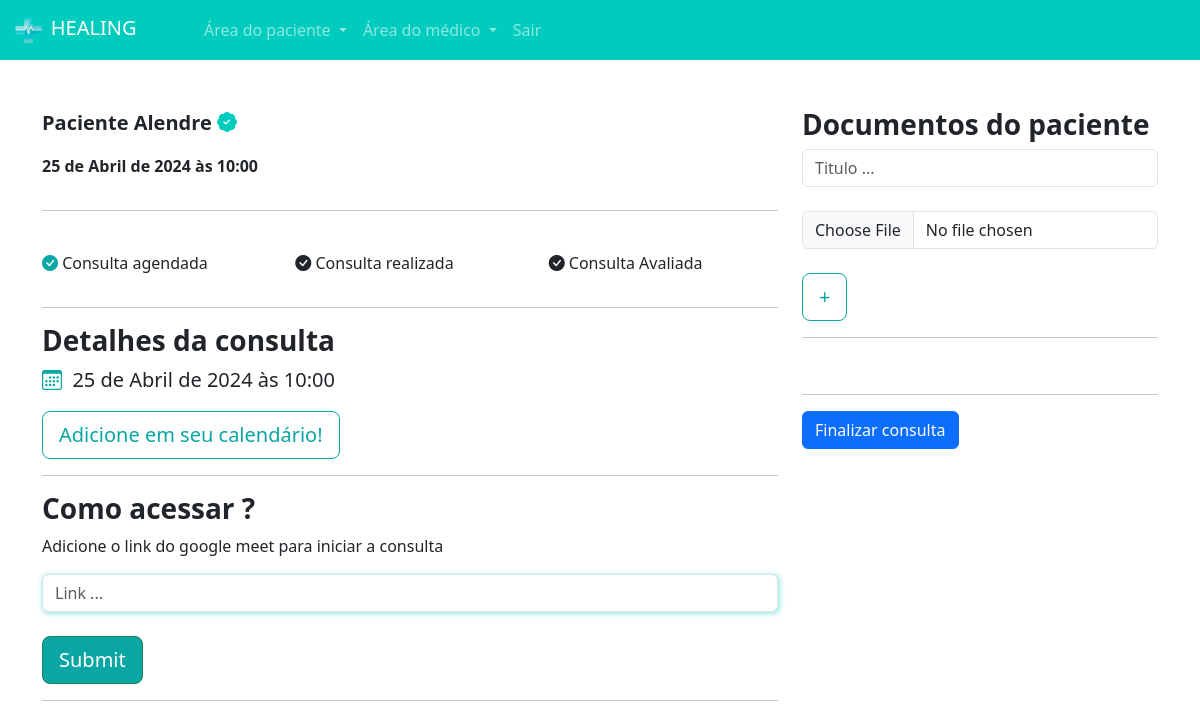
/medicos/consulta_area_medico/2/ (signed in), run on an earlier commit of the app's database.
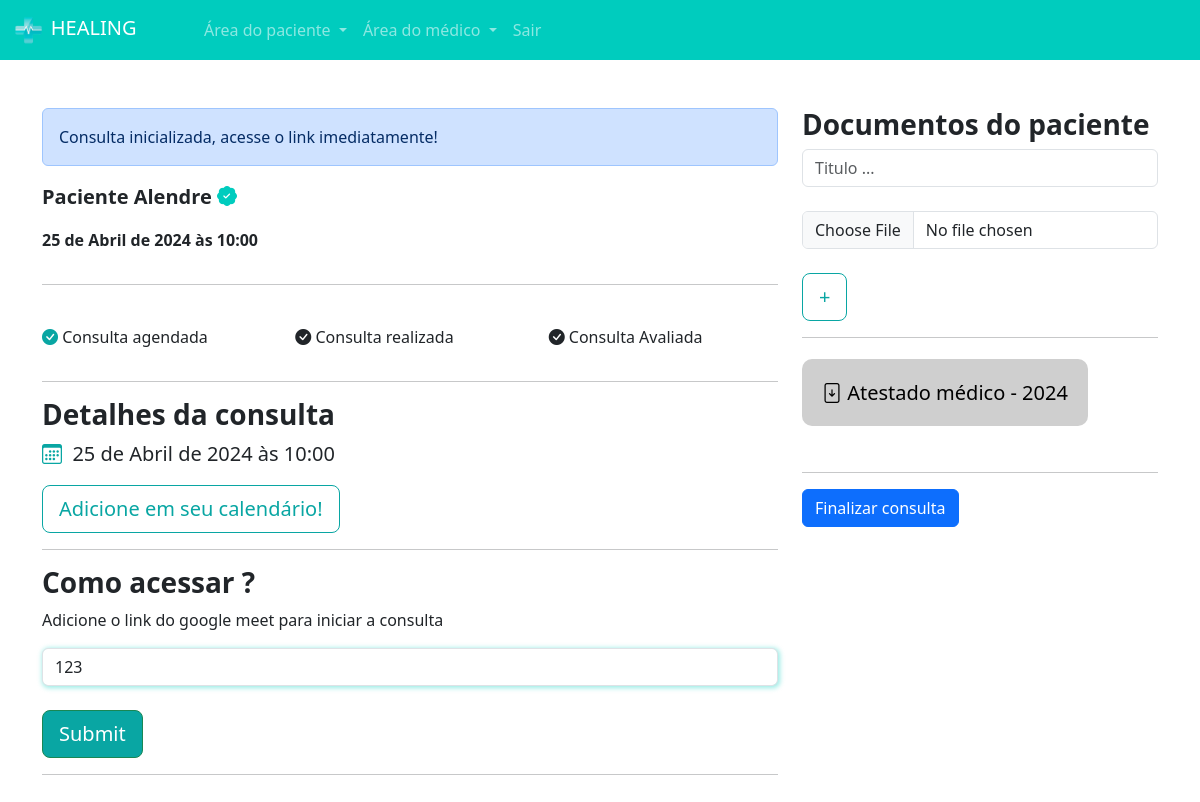
And on a later commit of the database.
### paciente/models.py (models this page shows, shortened)
class Consulta(models.Model):
    status_choices = (
        ('A', 'Agendada'),
        ('F', 'Finalizada'),
        ('C', 'Cancelada'),
        ('I', 'Iniciada')
    )
    paciente = models.ForeignKey(User, on_delete=models.DO_NOTHING)
    data_aberta = models.ForeignKey(DatasAbertas, on_delete=models.DO_NOTHING)
    status = models.CharField(max_length=1, choices=status_choices, default='A')
    link = models.URLField(null=True, blank=True)

class Documento(models.Model):
    consulta = models.ForeignKey(Consulta, on_delete=models.DO_NOTHING)
    titulo = models.CharField(max_length=30)
    documento = models.FileField(upload_to='documentos')

### medico/models.py (models this page shows, shortened)
class DatasAbertas(models.Model):
    data = models.DateTimeField()
    user = models.ForeignKey(User, on_delete=models.DO_NOTHING)
    agendado = models.BooleanField(default=False)

### medico/views.py (the view, shortened to what this page needs)
# urls.py: path('consulta_area_medico/<int:id_consulta>/', views.consulta_area_medico, name="consulta_area_medico"),
@login_required
def consulta_area_medico(request, id_consulta):
    if not is_medico(request.user):
        messages.add_message(request, constants.WARNING, 'Somente médicos podem acessar essa página.')
        return redirect(f'/usuarios/sair')
    if request.method == "GET":
        consulta = Consulta.objects.get(id=id_consulta)
        documentos = Documento.objects.filter(consulta=consulta)
        return render(request, 'consulta_area_medico.html', {'consulta': consulta,'is_medico': is_medico(request.user), 'documentos': documentos})

### medico/models.py (called while the page is built)
def is_medico(user):
    return DadosMedico.objects.filter(user=user).exists()

### medico/templates/consulta_area_medico.html (shortened to what the changed rows need)
{% extends "base.html" %}
{% load static %}
{% block 'head' %}
    <link rel="stylesheet" href="{% static 'medicos/css/abrir_horario.css' %}">
    <link rel="stylesheet" href="{% static 'usuarios/css/usuarios.css' %}">
    <link rel="stylesheet" href="{% static 'medicos/css/cadastro_medico.css' %}">
    <link rel="stylesheet" href="{% static 'pacientes/css/home.css' %}">
    <link rel="stylesheet" href="https://cdn.jsdelivr.net/npm/bootstrap-icons@1.11.3/font/bootstrap-icons.min.css">
{% endblock 'head' %}
{% block 'body' %}
    <br><br>
    <div class="container">
        <div class="row">
            <div class="col-md-8">
                {% if consulta.status == 'C' %}
                    <div class="alert alert-danger" role="alert">
                        Consulta cancelada
                    </div>
                {% elif consulta.status == 'F' %}
                    <div class="alert alert-success" role="alert">
                        Consulta Finalizada
                    </div>
                {% elif consulta.status == 'I' %}
                    <div class="alert alert-primary" role="alert">
                        Consulta inicializada, acesse o link imediatamente!
                    </div>
                {% endif %}
                <div class="row">
                    <div class="col-md">
                        <p style="font-size: 20px" class="p-bold">Paciente {{consulta.paciente.username}} <i class="bi bi-patch-check-fill icon-main"></i></p>
                        <p class="p-bold">{{consulta.data_aberta.data}}</p>
                    </div>
                </div>
                <hr>
                <br>
                <div class="row">
                    <div class="col-md">
                    </div>
                    <div class="col-md">
                    </div>
                    <div class="col-md">
                    </div>
                </div>
                <hr>
                <h3 class="p-bold">Detalhes da consulta</h3>
                <p style="font-size:20px"><i class="bi bi-calendar3 color-dark"></i>&nbsp {{consulta.data_aberta.data}}</p>
                <a style="cursor: auto;" class="btn btn-dark-color-outline btn-lg">Adicione em seu calendário!</a>
                <hr>
                <h3 class="p-bold">Como acessar ?</h3>
                <p>Adicione o link do google meet para iniciar a consulta</p>
                <form action="{% url 'consulta_area_medico' consulta.id %}" method="POST">{% csrf_token %}
                    <input type="text" name="link" class="form-control shadow-main-color" id="" placeholder="Link ..." value="{% if consulta.link %}{{consulta.link}}{% endif %}">
                    <br>
                    <input type="submit" class="btn btn-success btn-dark-color btn-lg">
                </form>
                <hr>
                <br>
                <br>
                <br>
                <br>
            </div>
            <div class="col-md">
                <h3 class="p-bold">Documentos do paciente</h3>
                <form action="{% url 'add_documento' consulta.id %}" method="POST" enctype="multipart/form-data">{% csrf_token %}
                    <input type="text" name="titulo" class="form-control" placeholder="Titulo ...">
                    <br>
                    <input type="file" name="documento" class="form-control">
                    <br>
                    <input type="submit" class="btn btn-dark-color-outline btn-lg" value="+">
                </form>
                <hr>
                <br>
                {% for documento in documentos %}
                    <a href="{{documento.documento.url}}" class="link documentos"><i class="bi bi-file-arrow-down"></i> {{documento.titulo}} - {{documento.consulta.data_aberta.data.year}}</a>
                    <br><br><br>
                {% endfor %}
                <hr>
                <a href="{% url 'finalizar_consulta' consulta.id %}" class="btn btn-primary">Finalizar consulta</a>
            </div>
        </div>
    </div>
{% endblock 'body' %}

What changed in the data, as far as the page shows it:
changed Consulta "Alendre": status "A" → "I" (drawn); link (not shown) → "123"
added Documento: titulo "Atestado médico", consulta.data_aberta.data.year "2024"
Also different on the page:
text now shown: "Consulta inicializada, acesse o link imediatamente!"
